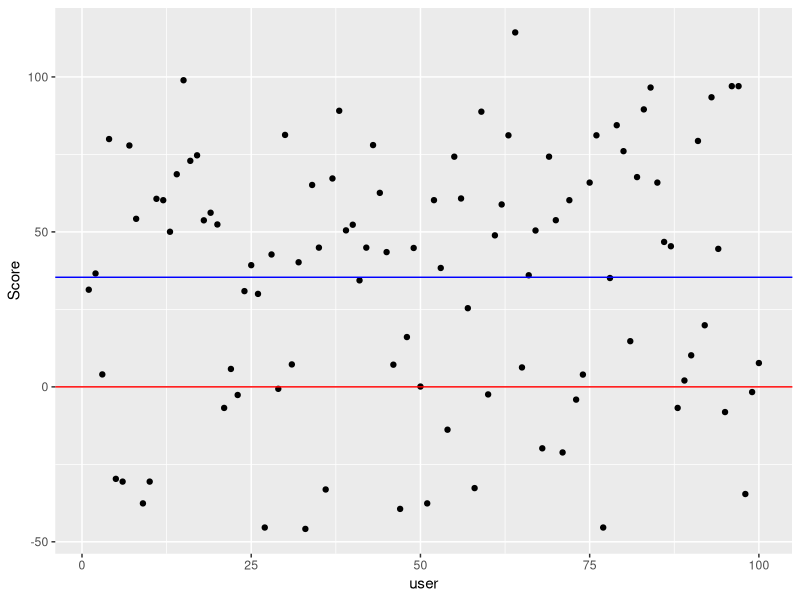

The R script that drew this image:
## ---- chunk 1
# Packages
library(tidyverse)
library(modelr)
options(na.action = na.warn)

## ---- chunk 2

Input.df <-  data.frame(AgeInput=integer(),HomeInput=integer(),MentalHealthInput=integer(),PhysicalHealthInput=integer(),LivingWithInput=integer(),AllergiesInput=integer(),PriorOwnershipInput=integer(),ExpensesInput=integer(), Score=double())
N <- 100 # sample size (num of rows to simulate)

for (i in 1:N) {
  # Generate random user inputs between -1 and 1

  AgeInput <- sample(0:100, 1)
  HomeInput <- sample(0:1, 1) #0 = house, 1=apartment
  MentalHealthInput <- sample(0:1, 1) #0 = yes, 1=no
  PhysicalHealthInput <- sample(0:1, 1) #0 = yes, 1=no
  LivingWithInput <- sample(0:1, 1) #0 = alone, 1=withOthers
  AllergiesInput <- sample(0:1, 1) #0 = yes, 1=no
  PriorOwnershipInput <- sample(0:1, 1) #0 = yes, 1=no
  ExpensesInput <- sample(0:2, 1) #0 = above, 1=no, 2=below
  Score <- 0
  x <- matrix(c(AgeInput, HomeInput, MentalHealthInput, PhysicalHealthInput, LivingWithInput, AllergiesInput, PriorOwnershipInput, ExpensesInput, Score), nrow = 1)
  
  # Add row to dataframe
  df.new = data.frame(x)
  Input.df <- rbind(Input.df, df.new)
}

# Add numeric user id, as each row represents one user
Input.df$id <- seq.int(nrow(Input.df))
names(Input.df) <- c("AgeInput", "HomeInput", "MentalHealthInput", "PhysicalHealthInput", "LivingWithInput", "AllergiesInput", "PriorOwnershipInput", "ExpensesInput", "Score", "id")


## ---- chunk 3

  Elderly <- 25.5689
  Child <- 4.3575
  DesireMentalHealth <- 15.8612
  DesirePhysicalHealth <- 8.3625
  HasAllergies <- -6.45491
  House <- 29.3397
  LivesAlone <- 3.7785
  LivesWOthers <- 3.3325
  HasPriorOwnership <- 2 #?
  LowerWillingnessToPay <- -44.7118
  HigherWillingnessToPay <- 44.7118
    
## ---- chunk 4

 for (i in 1:N) { 
   
    UserScore <- 0
  
  # Q: How old are you? 
  
      AgeInput <- Input.df$AgeInput[Input.df$id == i]
      
      # super elderly
      if (AgeInput >= 80) {
        UserScore <- UserScore + 0
      # elderly
      } else if (AgeInput >= 65) {
        UserScore <- UserScore + Elderly
      # adult  
      } else if (AgeInput > 18) {
        UserScore <- UserScore + 0
      # child
      } else {
        UserScore <- UserScore + Child
      }

  #Q: What is your home like?
      HomeInput <- Input.df$HomeInput[Input.df$id == i]
      # lives in a house
      if (HomeInput == 0) {
        UserScore <- UserScore +  House
      # lives in an apartment
      } else {
        UserScore <- UserScore +  0
      }
  
  #Q: Do you desire Mental/Emotional health benefits from owning a dog?
      MentalHealthInput <- Input.df$MentalHealthInput[Input.df$id == i]
      if (MentalHealthInput == 0) {
        UserScore <- UserScore +  DesireMentalHealth
      } else {
        UserScore <- UserScore +  0
      }

  #Q: Do you desire Physical health benefits from owning a dog?
      PhysicalHealthInput <- Input.df$PhysicalHealthInput[Input.df$id == i]
      if (PhysicalHealthInput == 0) {
        UserScore <- UserScore +  DesirePhysicalHealth
      } else {
        UserScore <- UserScore +  0
      }

  #Q: Do you live alone?
      LivingWithInput <- Input.df$LivingWithInput[Input.df$id == i]
      # lives alone
      if (LivingWithInput == 0) {
        UserScore <- UserScore +  LivesAlone 
      #lives with others
      } else {
        UserScore <- UserScore +  LivesWOthers
      }

  #Q: Are you or anyone in your household allergic to dogs?
      AllergiesInput <- Input.df$AllergiesInput[Input.df$id == i]
      # has allergies
      if (AllergiesInput == 0) {
        UserScore <- UserScore +  HasAllergies
      # does not have allergies
      } else {
        UserScore <- UserScore +  0
      }

  #Q: Have you owned a dog in the past?
      PriorOwnershipInput <- Input.df$PriorOwnershipInput[Input.df$id == i]
      # has prior dog ownership
      if (PriorOwnershipInput == 0) {
        UserScore <- UserScore +  HasPriorOwnership
      # has prior dog ownership
      } else {
        UserScore <- UserScore +  LivesWOthers
      }

  #Q: The average monthly cost of owning a dog is $171.24 (but can range from $55.47 - $395.69). Would you be able/willing to pay equal to that amount, below that amount or above that amount for your dog?
  
      ExpensesInput <- Input.df$ExpensesInput[Input.df$id == i]
      
      # willing/able to pay above monthly average
      if (ExpensesInput == 0) {
       UserScore <- UserScore +  LowerWillingnessToPay 
      # willing/able to pay equal to monthly average
      } else if (ExpensesInput == 1) {
        UserScore <- UserScore +  0
      # willing/able to pay under monthly average
      } else {
        UserScore <- UserScore +  HigherWillingnessToPay 
      }

  #test score
  Input.df$Score[Input.df$id == i] <- UserScore
  
}
## ---- chunk 5
# Graph distribution of users and their outcomes
ScorePlot <- ggplot(Input.df, aes(id, Score)) + 
  geom_point()

ScorePlot <- ScorePlot + labs(x = "user")
ScorePlot <- ScorePlot  + geom_hline(yintercept = 0, color= "red")
ScorePlot <- ScorePlot  + geom_hline(yintercept = mean(Input.df$Score), color="blue")
ScorePlot 

AverageScore <- mean(Input.df$Score)
print(AverageScore)

ShouldGetADog <- count(Input.df, Input.df$Score > 0)
ShouldNotGetADog <- count(Input.df, Input.df$Score < 0)
print
